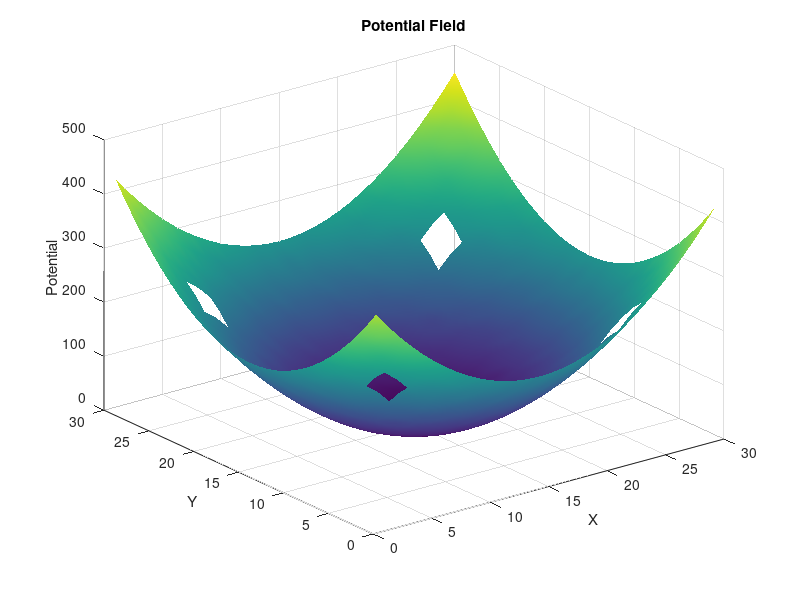
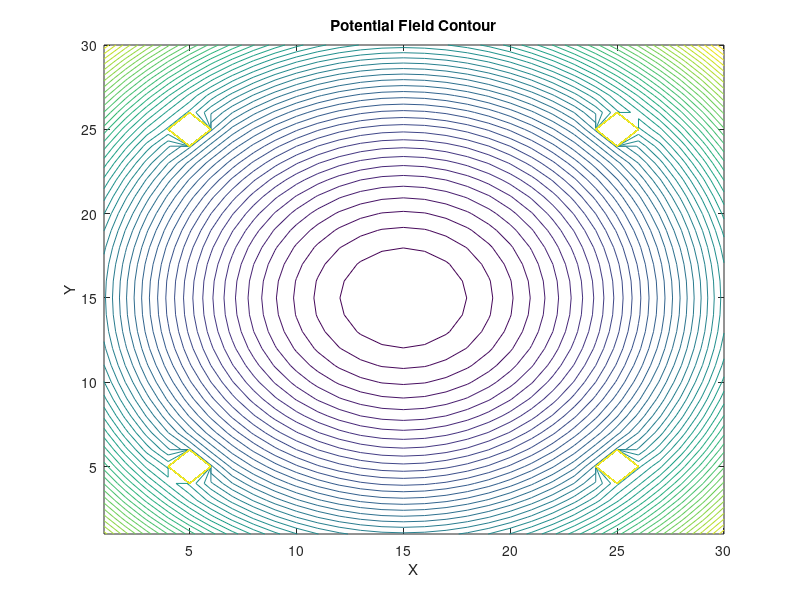

These charts were generated, in order, by the following MATLAB code:
% Grid Dimensions
rows = 30;
cols = 30;
[X, Y] = meshgrid(1:cols, 1:rows);

% Parameters
k_attr = 1; % Attractive constant
k_rep = 10; % Repulsive constant
d_safe = 5; % Safety distance

% Target Position
target_x = 15; % Center of the grid
target_y = 15;

% Obstacles (Rust Locations)
obstacles = [5, 5; 5, 25; 25, 5; 25, 25];

% Compute Potential Field
U_attr = k_attr * ((X - target_x).^2 + (Y - target_y).^2);

U_rep = zeros(size(X));
for i = 1:size(obstacles, 1)
    obs_x = obstacles(i, 1);
    obs_y = obstacles(i, 2);
    dist_to_obs = sqrt((X - obs_x).^2 + (Y - obs_y).^2);
    U_rep = U_rep + k_rep * ((1 ./ dist_to_obs - 1 / d_safe).^2) .* (dist_to_obs <= d_safe);
end

U_total = U_attr + U_rep;


figure;
surf(X, Y, U_total);
xlabel('X');
ylabel('Y');
zlabel('Potential');
title('Potential Field');
shading interp;

figure;
contour(X, Y, U_total, 50);
xlabel('X');
ylabel('Y');
title('Potential Field Contour');

